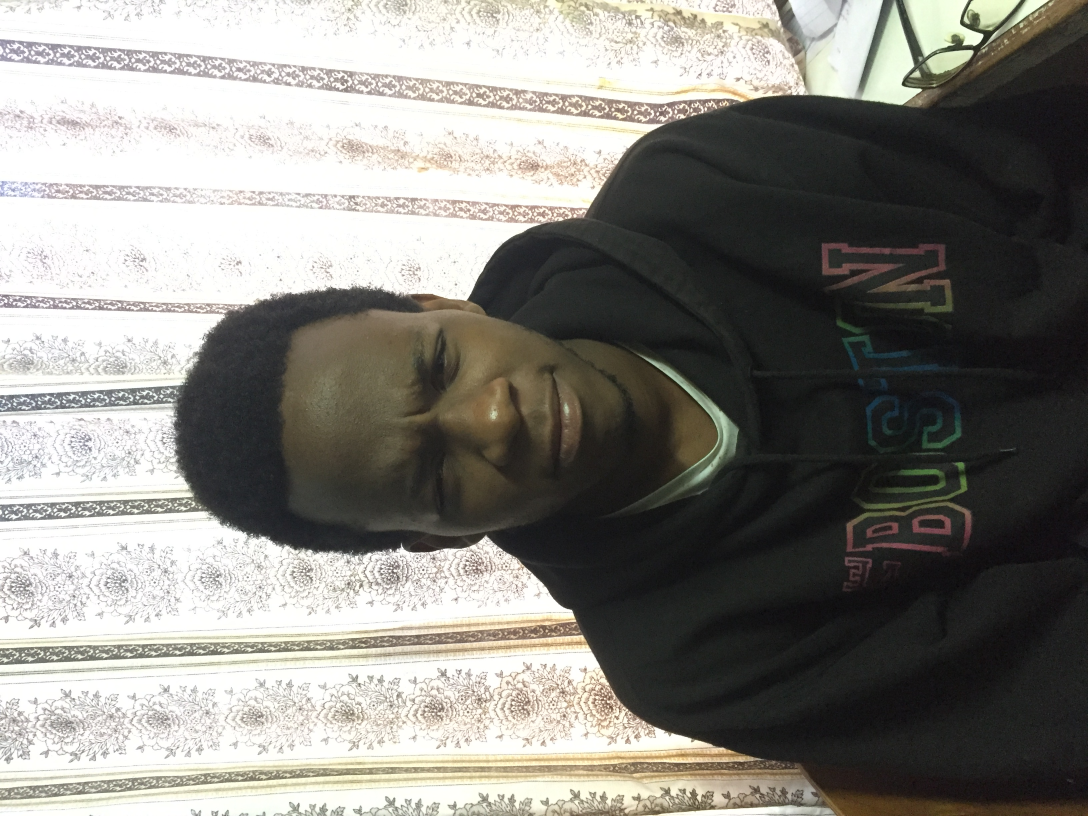
#> input picture Human_data/angry-face_1f620/IMG_1469.JPG, 3264 x 2448 px (shown at 1/3 size); its folder holds only this picture in this run
$ python train.py   (older library calls are emulated)
#> lines starting #> are read from the running program, lines starting #| are printed output that depends on the picture
import os
from PIL import Image
import numpy as np
import cv2
import pickle


BASE_DIR = os.path.dirname(os.path.abspath(__file__))
image_dir = os.path.join(BASE_DIR, "Human_data")
recognizer = cv2.face.LBPHFaceRecognizer_create()

def main():
    current_id = 0
    label_ids = {}
    y_labels = []
    x_train = []
    path = image_dir
    for p in os.listdir(path):
        new_path= os.path.join(path, p)
        label = p.split("_")[0]
        if not label in label_ids:
            label_ids[label] = current_id
            current_id += 1
        id_ = label_ids[label]
        for img in os.listdir(new_path):
            #img_array = cv2.imread(os.path.join(new, img), cv2.IMREAD_GRAYSCALE)
            #new_img_array = cv2.resize(img_array, dsize=(1632, 1224))
            #image_array = np.array(new_img_array, "uint8")
            pil_image = Image.open(os.path.join(new_path, img)).convert("L")#Convert to gray
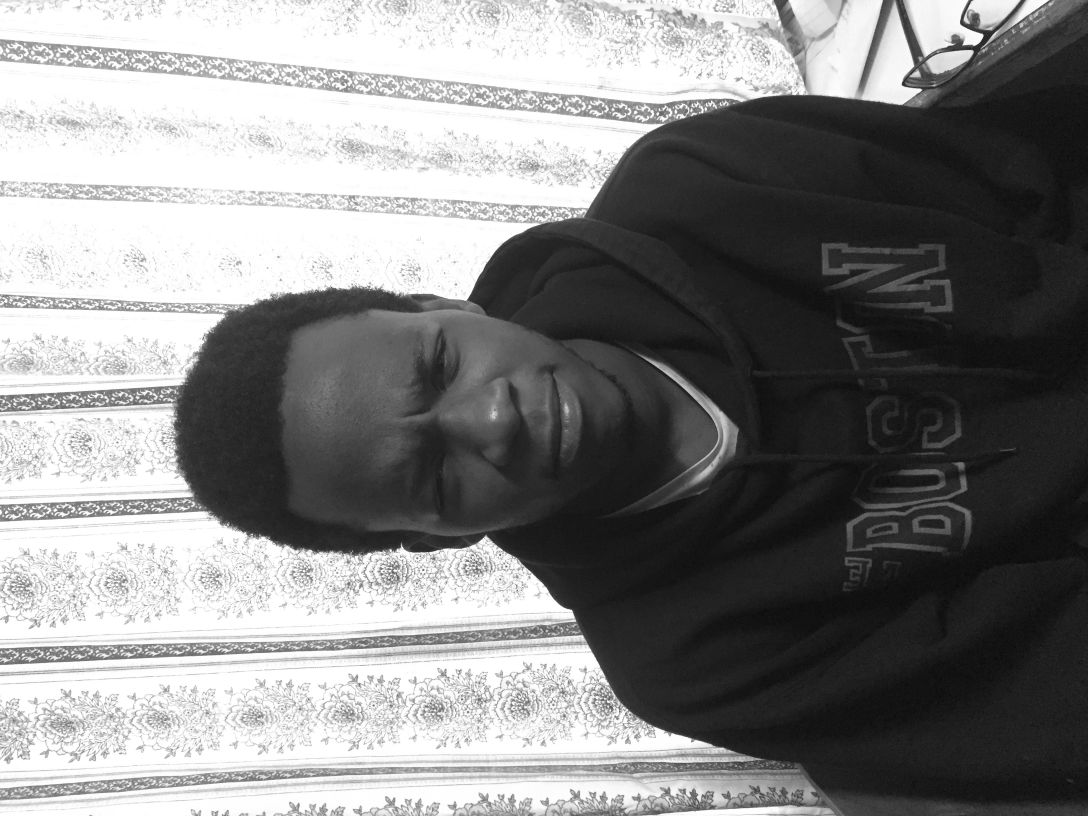
#> pil_image: PIL image 3264x2448 L (shown at 1/3 size); min 0, max 255, mean 133.1
            size = (1632, 1224)
            final_image = pil_image.resize(size, Image.ANTIALIAS)
            image_array = np.array(final_image, 'uint8')
            x_train.append(image_array)
            y_labels.append(id_)
#> pass 2 of the loop in main, `for p in os.listdir(path):`:
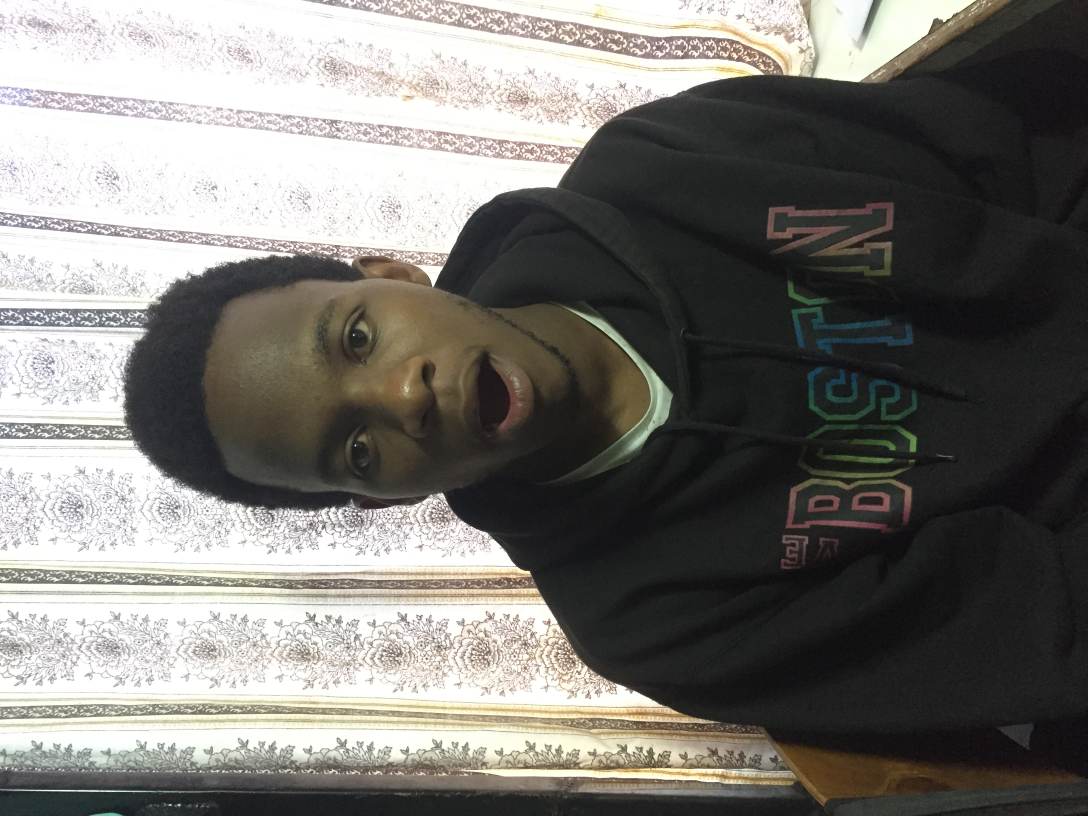
#> input picture Human_data/anguished-face_1f627/IMG_1474.JPG, 3264 x 2448 px (shown at 1/3 size)
#> in main, `pil_image = Image.open(os.path.join(new_path, img)).convert("L")#Conve..`:
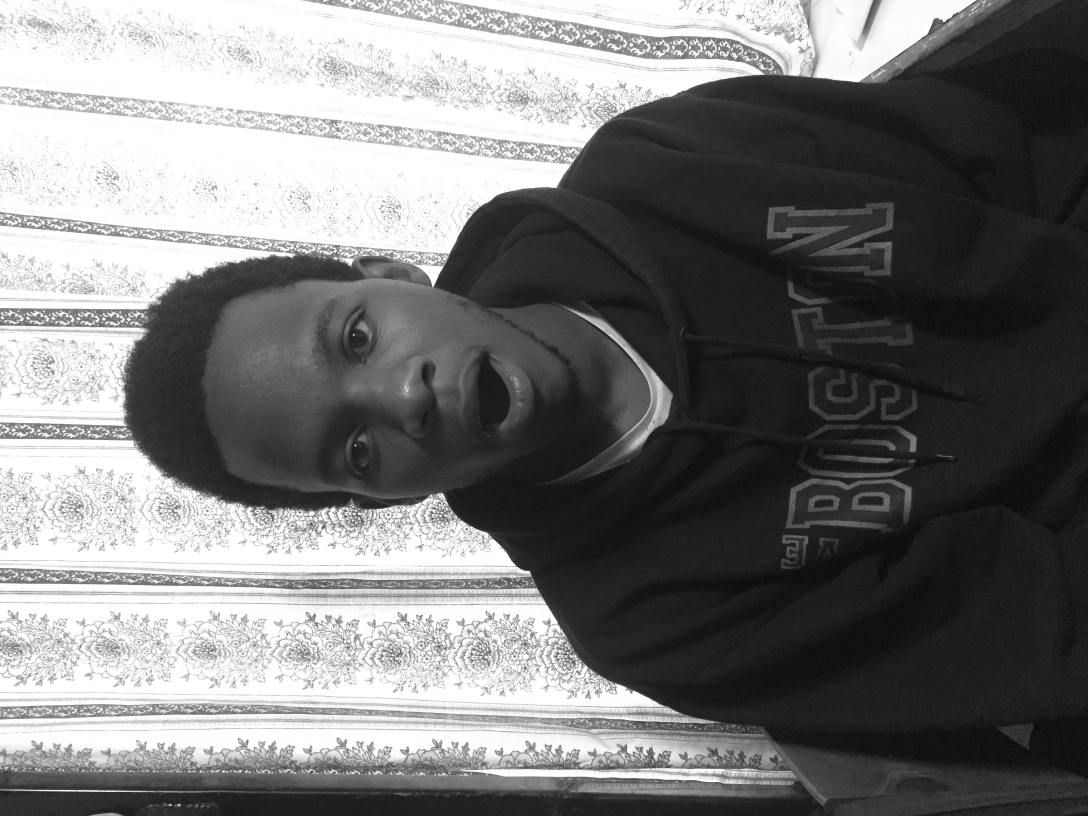
#> pil_image: PIL image 3264x2448 L (shown at 1/3 size); min 0, max 255, mean 119.7
    with open("Models/labels.pkl", "wb") as f:
        pickle.dump(label_ids, f)
    recognizer.train(x_train, np.array(y_labels))
    recognizer.save("Models/trainer.yml")

if __name__ == '__main__':
    main()
